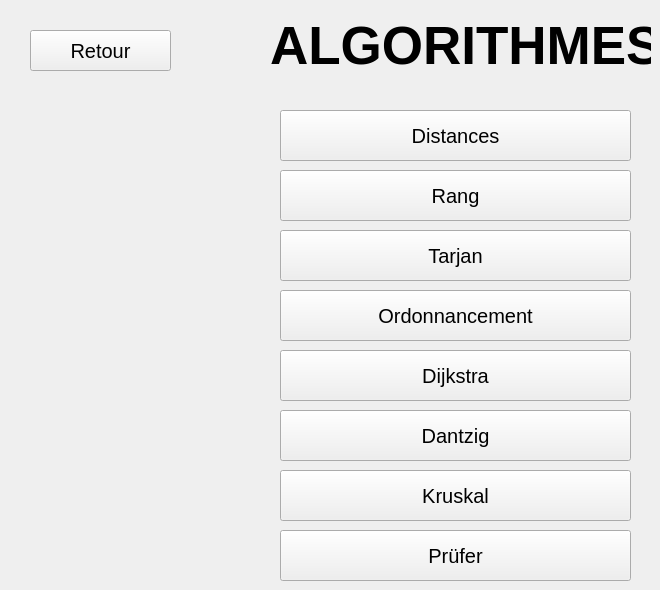
    <widget class="QWidget" name="pageAlgos">
     <widget class="QLabel" name="label_8">
      <property name="geometry">
       <rect>
        <x>270</x>
        <y>20</y>
        <width>381</width>
        <height>51</height>
       </rect>
      </property>
      <property name="font">
       <font>
        <pointsize>40</pointsize>
        <bold>true</bold>
       </font>
      </property>
      <property name="text">
       <string>ALGORITHMES</string>
      </property>
     </widget>
     <widget class="QPushButton" name="btnKruskal">
      <property name="geometry">
       <rect>
        <x>280</x>
        <y>470</y>
        <width>351</width>
        <height>51</height>
       </rect>
      </property>
      <property name="font">
       <font>
        <pointsize>15</pointsize>
       </font>
      </property>
      <property name="text">
       <string>Kruskal</string>
      </property>
     </widget>
     <widget class="QPushButton" name="btnDistances">
      <property name="geometry">
       <rect>
        <x>280</x>
        <y>110</y>
        <width>351</width>
        <height>51</height>
       </rect>
      </property>
      <property name="font">
       <font>
        <pointsize>15</pointsize>
       </font>
      </property>
      <property name="text">
       <string>Distances</string>
      </property>
     </widget>
     <widget class="QPushButton" name="btnRang">
      <property name="geometry">
       <rect>
        <x>280</x>
        <y>170</y>
        <width>351</width>
        <height>51</height>
       </rect>
      </property>
      <property name="font">
       <font>
        <pointsize>15</pointsize>
       </font>
      </property>
      <property name="text">
       <string>Rang</string>
      </property>
     </widget>
     <widget class="QPushButton" name="btnTarjan">
      <property name="geometry">
       <rect>
        <x>280</x>
        <y>230</y>
        <width>351</width>
        <height>51</height>
       </rect>
      </property>
      <property name="font">
       <font>
        <pointsize>15</pointsize>
       </font>
      </property>
      <property name="text">
       <string>Tarjan</string>
      </property>
     </widget>
     <widget class="QPushButton" name="btnOrdonnancement">
      <property name="geometry">
       <rect>
        <x>280</x>
        <y>290</y>
        <width>351</width>
        <height>51</height>
       </rect>
      </property>
      <property name="font">
       <font>
        <pointsize>15</pointsize>
       </font>
      </property>
      <property name="text">
       <string>Ordonnancement</string>
      </property>
     </widget>
     <widget class="QPushButton" name="btnPrufer">
      <property name="geometry">
       <rect>
        <x>280</x>
        <y>530</y>
        <width>351</width>
        <height>51</height>
       </rect>
      </property>
      <property name="font">
       <font>
        <pointsize>15</pointsize>
       </font>
      </property>
      <property name="text">
       <string>Prüfer</string>
      </property>
     </widget>
     <widget class="QPushButton" name="btnDijkstra">
      <property name="geometry">
       <rect>
        <x>280</x>
        <y>350</y>
        <width>351</width>
        <height>51</height>
       </rect>
      </property>
      <property name="font">
       <font>
        <pointsize>15</pointsize>
       </font>
      </property>
      <property name="text">
       <string>Dijkstra</string>
      </property>
     </widget>
     <widget class="QPushButton" name="btnDantzig">
      <property name="geometry">
       <rect>
        <x>280</x>
        <y>410</y>
        <width>351</width>
        <height>51</height>
       </rect>
      </property>
      <property name="font">
       <font>
        <pointsize>15</pointsize>
       </font>
      </property>
      <property name="text">
       <string>Dantzig</string>
      </property>
     </widget>
     <widget class="QPushButton" name="btnRetourAlgos">
      <property name="geometry">
       <rect>
        <x>30</x>
        <y>30</y>
        <width>141</width>
        <height>41</height>
       </rect>
      </property>
      <property name="font">
       <font>
        <pointsize>15</pointsize>
       </font>
      </property>
      <property name="text">
       <string>Retour</string>
      </property>
     </widget>
    </widget>
